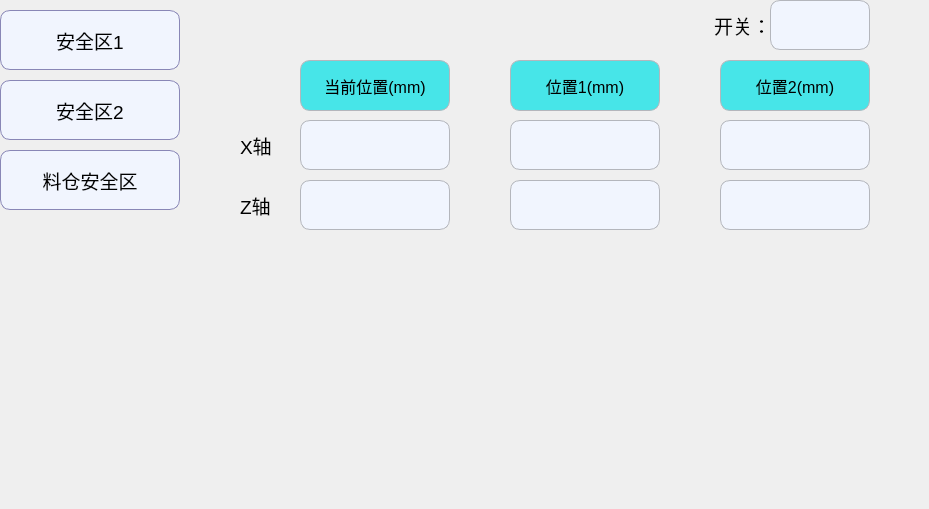
   <widget class="QWidget" name="page_2">
    <widget class="QPushButton" name="Btn_safeArea1">
     <property name="geometry">
      <rect>
       <x>0</x>
       <y>10</y>
       <width>180</width>
       <height>60</height>
      </rect>
     </property>
     <property name="minimumSize">
      <size>
       <width>180</width>
       <height>60</height>
      </size>
     </property>
     <property name="maximumSize">
      <size>
       <width>180</width>
       <height>60</height>
      </size>
     </property>
     <property name="font">
      <font>
       <pointsize>14</pointsize>
      </font>
     </property>
     <property name="styleSheet">
      <string notr="true">QPushButton
{
    background-color:#F1F5FE;
    border-style:solid; /*边框风格*/
    border-width:1px;/*边框宽度*/
    border-color:#8987B6; /*边框颜色*/
    border-radius:10px; /*边框倒角*/
}
QPushButton:pressed,QPushButton::checked
{
    border-style:outset; /*边框风格*/
    background-color:qlineargradient(x1: 0, y1: 0, x2: 0, y2: 1, stop:0 #00befa, stop: 1 #0160ea);/*背景色*/
    border-width:1px;/*边框宽度*/
    border-color:#0055ff; /*边框颜色*/
    border-radius:10px; /*边框倒角*/
}</string>
     </property>
     <property name="text">
      <string>安全区1</string>
     </property>
     <property name="iconSize">
      <size>
       <width>40</width>
       <height>40</height>
      </size>
     </property>
     <property name="checkable">
      <bool>true</bool>
     </property>
     <property name="autoExclusive">
      <bool>true</bool>
     </property>
    </widget>
    <widget class="QPushButton" name="Btn_safeArea2">
     <property name="geometry">
      <rect>
       <x>0</x>
       <y>80</y>
       <width>180</width>
       <height>60</height>
      </rect>
     </property>
     <property name="minimumSize">
      <size>
       <width>180</width>
       <height>60</height>
      </size>
     </property>
     <property name="maximumSize">
      <size>
       <width>180</width>
       <height>60</height>
      </size>
     </property>
     <property name="font">
      <font>
       <pointsize>14</pointsize>
      </font>
     </property>
     <property name="styleSheet">
      <string notr="true">QPushButton
{
    background-color:#F1F5FE;
    border-style:solid; /*边框风格*/
    border-width:1px;/*边框宽度*/
    border-color:#8987B6; /*边框颜色*/
    border-radius:10px; /*边框倒角*/
}
QPushButton:pressed,QPushButton::checked
{
    border-style:outset; /*边框风格*/
    background-color:qlineargradient(x1: 0, y1: 0, x2: 0, y2: 1, stop:0 #00befa, stop: 1 #0160ea);/*背景色*/
    border-width:1px;/*边框宽度*/
    border-color:#0055ff; /*边框颜色*/
    border-radius:10px; /*边框倒角*/
}</string>
     </property>
     <property name="text">
      <string>安全区2</string>
     </property>
     <property name="iconSize">
      <size>
       <width>40</width>
       <height>40</height>
      </size>
     </property>
     <property name="checkable">
      <bool>true</bool>
     </property>
     <property name="autoExclusive">
      <bool>true</bool>
     </property>
    </widget>
    <widget class="QPushButton" name="Btn_stockSafeArea">
     <property name="geometry">
      <rect>
       <x>0</x>
       <y>150</y>
       <width>180</width>
       <height>60</height>
      </rect>
     </property>
     <property name="minimumSize">
      <size>
       <width>180</width>
       <height>60</height>
      </size>
     </property>
     <property name="maximumSize">
      <size>
       <width>180</width>
       <height>60</height>
      </size>
     </property>
     <property name="font">
      <font>
       <pointsize>14</pointsize>
      </font>
     </property>
     <property name="styleSheet">
      <string notr="true">QPushButton
{
    background-color:#F1F5FE;
    border-style:solid; /*边框风格*/
    border-width:1px;/*边框宽度*/
    border-color:#8987B6; /*边框颜色*/
    border-radius:10px; /*边框倒角*/
}
QPushButton:pressed,QPushButton::checked
{
    border-style:outset; /*边框风格*/
    background-color:qlineargradient(x1: 0, y1: 0, x2: 0, y2: 1, stop:0 #00befa, stop: 1 #0160ea);/*背景色*/
    border-width:1px;/*边框宽度*/
    border-color:#0055ff; /*边框颜色*/
    border-radius:10px; /*边框倒角*/
}</string>
     </property>
     <property name="text">
      <string>料仓安全区</string>
     </property>
     <property name="iconSize">
      <size>
       <width>40</width>
       <height>40</height>
      </size>
     </property>
     <property name="checkable">
      <bool>true</bool>
     </property>
     <property name="autoExclusive">
      <bool>true</bool>
     </property>
    </widget>
    <widget class="QLineEdit" name="Edit_XPos1">
     <property name="geometry">
      <rect>
       <x>510</x>
       <y>120</y>
       <width>150</width>
       <height>50</height>
      </rect>
     </property>
     <property name="minimumSize">
      <size>
       <width>150</width>
       <height>50</height>
      </size>
     </property>
     <property name="maximumSize">
      <size>
       <width>150</width>
       <height>50</height>
      </size>
     </property>
     <property name="styleSheet">
      <string notr="true">QLineEdit
{
    background-color:#F1F5FE;
    border-style:solid; /*边框风格*/
    border-width:1px;/*边框宽度*/
    border-color:#B4B6BC; /*边框颜色*/
    border-radius:10px; /*边框倒角*/
}</string>
     </property>
    </widget>
    <widget class="QLabel" name="label_26">
     <property name="geometry">
      <rect>
       <x>720</x>
       <y>60</y>
       <width>150</width>
       <height>51</height>
      </rect>
     </property>
     <property name="minimumSize">
      <size>
       <width>150</width>
       <height>50</height>
      </size>
     </property>
     <property name="maximumSize">
      <size>
       <width>150</width>
       <height>80</height>
      </size>
     </property>
     <property name="font">
      <font>
       <pointsize>12</pointsize>
      </font>
     </property>
     <property name="styleSheet">
      <string notr="true">background-color:#47E5E8;
border-style:solid; /*边框风格*/
border-width:1px;/*边框宽度*/
border-color:#B4B6BC; /*边框颜色*/
border-radius:10px; /*边框倒角*/</string>
     </property>
     <property name="text">
      <string>位置2(mm)</string>
     </property>
     <property name="alignment">
      <set>Qt::AlignCenter</set>
     </property>
    </widget>
    <widget class="QLabel" name="label_27">
     <property name="geometry">
      <rect>
       <x>510</x>
       <y>60</y>
       <width>150</width>
       <height>51</height>
      </rect>
     </property>
     <property name="minimumSize">
      <size>
       <width>150</width>
       <height>50</height>
      </size>
     </property>
     <property name="maximumSize">
      <size>
       <width>150</width>
       <height>80</height>
      </size>
     </property>
     <property name="font">
      <font>
       <pointsize>12</pointsize>
      </font>
     </property>
     <property name="styleSheet">
      <string notr="true">background-color:#47E5E8;
border-style:solid; /*边框风格*/
border-width:1px;/*边框宽度*/
border-color:#B4B6BC; /*边框颜色*/
border-radius:10px; /*边框倒角*/</string>
     </property>
     <property name="text">
      <string>位置1(mm)</string>
     </property>
     <property name="alignment">
      <set>Qt::AlignCenter</set>
     </property>
    </widget>
    <widget class="QLineEdit" name="Edit_XPos2">
     <property name="geometry">
      <rect>
       <x>720</x>
       <y>120</y>
       <width>150</width>
       <height>50</height>
      </rect>
     </property>
     <property name="minimumSize">
      <size>
       <width>150</width>
       <height>50</height>
      </size>
     </property>
     <property name="maximumSize">
      <size>
       <width>150</width>
       <height>50</height>
      </size>
     </property>
     <property name="styleSheet">
      <string notr="true">QLineEdit
{
    background-color:#F1F5FE;
    border-style:solid; /*边框风格*/
    border-width:1px;/*边框宽度*/
    border-color:#B4B6BC; /*边框颜色*/
    border-radius:10px; /*边框倒角*/
}</string>
     </property>
    </widget>
    <widget class="QLabel" name="label_18">
     <property name="geometry">
      <rect>
       <x>240</x>
       <y>190</y>
       <width>51</width>
       <height>31</height>
      </rect>
     </property>
     <property name="font">
      <font>
       <pointsize>14</pointsize>
      </font>
     </property>
     <property name="text">
      <string>Z轴</string>
     </property>
    </widget>
    <widget class="QLabel" name="label_28">
     <property name="geometry">
      <rect>
       <x>300</x>
       <y>60</y>
       <width>150</width>
       <height>51</height>
      </rect>
     </property>
     <property name="minimumSize">
      <size>
       <width>150</width>
       <height>50</height>
      </size>
     </property>
     <property name="maximumSize">
      <size>
       <width>150</width>
       <height>80</height>
      </size>
     </property>
     <property name="font">
      <font>
       <pointsize>12</pointsize>
      </font>
     </property>
     <property name="styleSheet">
      <string notr="true">background-color:#47E5E8;
border-style:solid; /*边框风格*/
border-width:1px;/*边框宽度*/
border-color:#B4B6BC; /*边框颜色*/
border-radius:10px; /*边框倒角*/</string>
     </property>
     <property name="text">
      <string>当前位置(mm)</string>
     </property>
     <property name="alignment">
      <set>Qt::AlignCenter</set>
     </property>
    </widget>
    <widget class="QLabel" name="label_19">
     <property name="geometry">
      <rect>
       <x>240</x>
       <y>130</y>
       <width>51</width>
       <height>31</height>
      </rect>
     </property>
     <property name="font">
      <font>
       <pointsize>14</pointsize>
      </font>
     </property>
     <property name="text">
      <string>X轴</string>
     </property>
    </widget>
    <widget class="QLineEdit" name="Edit_ZPos2">
     <property name="geometry">
      <rect>
       <x>720</x>
       <y>180</y>
       <width>150</width>
       <height>50</height>
      </rect>
     </property>
     <property name="minimumSize">
      <size>
       <width>150</width>
       <height>50</height>
      </size>
     </property>
     <property name="maximumSize">
      <size>
       <width>150</width>
       <height>50</height>
      </size>
     </property>
     <property name="styleSheet">
      <string notr="true">QLineEdit
{
    background-color:#F1F5FE;
    border-style:solid; /*边框风格*/
    border-width:1px;/*边框宽度*/
    border-color:#B4B6BC; /*边框颜色*/
    border-radius:10px; /*边框倒角*/
}</string>
     </property>
    </widget>
    <widget class="QLabel" name="label_pix">
     <property name="geometry">
      <rect>
       <x>240</x>
       <y>250</y>
       <width>680</width>
       <height>250</height>
      </rect>
     </property>
     <property name="minimumSize">
      <size>
       <width>680</width>
       <height>250</height>
      </size>
     </property>
     <property name="maximumSize">
      <size>
       <width>680</width>
       <height>250</height>
      </size>
     </property>
     <property name="font">
      <font>
       <pointsize>18</pointsize>
      </font>
     </property>
     <property name="text">
      <string/>
     </property>
     <property name="pixmap">
      <pixmap resource="../resource.qrc">:/SetPage/setpage_images/pic1.png</pixmap>
     </property>
    </widget>
    <widget class="QLabel" name="label">
     <property name="geometry">
      <rect>
       <x>690</x>
       <y>0</y>
       <width>81</width>
       <height>51</height>
      </rect>
     </property>
     <property name="font">
      <font>
       <pointsize>14</pointsize>
      </font>
     </property>
     <property name="text">
      <string>开关：</string>
     </property>
     <property name="alignment">
      <set>Qt::AlignRight|Qt::AlignTrailing|Qt::AlignVCenter</set>
     </property>
    </widget>
    <widget class="QLabel" name="label_XcurPos">
     <property name="geometry">
      <rect>
       <x>300</x>
       <y>120</y>
       <width>150</width>
       <height>50</height>
      </rect>
     </property>
     <property name="minimumSize">
      <size>
       <width>150</width>
       <height>50</height>
      </size>
     </property>
     <property name="maximumSize">
      <size>
       <width>150</width>
       <height>50</height>
      </size>
     </property>
     <property name="font">
      <font>
       <pointsize>12</pointsize>
      </font>
     </property>
     <property name="styleSheet">
      <string notr="true">background-color:#F1F5FE;
border-style:solid; /*边框风格*/
border-width:1px;/*边框宽度*/
border-color:#B4B6BC; /*边框颜色*/
border-radius:10px; /*边框倒角*/</string>
     </property>
     <property name="text">
      <string/>
     </property>
     <property name="alignment">
      <set>Qt::AlignCenter</set>
     </property>
    </widget>
    <widget class="QPushButton" name="Btn_on_off">
     <property name="geometry">
      <rect>
       <x>770</x>
       <y>0</y>
       <width>100</width>
       <height>50</height>
      </rect>
     </property>
     <property name="minimumSize">
      <size>
       <width>100</width>
       <height>50</height>
      </size>
     </property>
     <property name="maximumSize">
      <size>
       <width>100</width>
       <height>50</height>
      </size>
     </property>
     <property name="font">
      <font>
       <pointsize>12</pointsize>
      </font>
     </property>
     <property name="styleSheet">
      <string notr="true">QPushButton
{
    background-color:#F1F5FE;
    border-style:solid; /*边框风格*/
    border-width:1px;/*边框宽度*/
    border-color:#B4B6BC; /*边框颜色*/
    border-radius:10px; /*边框倒角*/
}
QPushButton:pressed
{
    border-style:outset; /*边框风格*/
    background-color:qlineargradient(x1: 0, y1: 0, x2: 0, y2: 1, stop:0 #00befa, stop: 1 #0160ea);/*背景色*/
    border-width:1px;/*边框宽度*/
    border-color:#0055ff; /*边框颜色*/
    border-radius:10px; /*边框倒角*/
}</string>
     </property>
     <property name="text">
      <string/>
     </property>
     <property name="iconSize">
      <size>
       <width>40</width>
       <height>40</height>
      </size>
     </property>
    </widget>
    <widget class="QLabel" name="label_ZcurPos">
     <property name="geometry">
      <rect>
       <x>300</x>
       <y>180</y>
       <width>150</width>
       <height>50</height>
      </rect>
     </property>
     <property name="minimumSize">
      <size>
       <width>150</width>
       <height>50</height>
      </size>
     </property>
     <property name="maximumSize">
      <size>
       <width>150</width>
       <height>50</height>
      </size>
     </property>
     <property name="font">
      <font>
       <pointsize>12</pointsize>
      </font>
     </property>
     <property name="styleSheet">
      <string notr="true">background-color:#F1F5FE;
border-style:solid; /*边框风格*/
border-width:1px;/*边框宽度*/
border-color:#B4B6BC; /*边框颜色*/
border-radius:10px; /*边框倒角*/</string>
     </property>
     <property name="text">
      <string/>
     </property>
     <property name="alignment">
      <set>Qt::AlignCenter</set>
     </property>
    </widget>
    <widget class="QLineEdit" name="Edit_ZPos1">
     <property name="geometry">
      <rect>
       <x>510</x>
       <y>180</y>
       <width>150</width>
       <height>50</height>
      </rect>
     </property>
     <property name="minimumSize">
      <size>
       <width>150</width>
       <height>50</height>
      </size>
     </property>
     <property name="maximumSize">
      <size>
       <width>150</width>
       <height>50</height>
      </size>
     </property>
     <property name="styleSheet">
      <string notr="true">QLineEdit
{
    background-color:#F1F5FE;
    border-style:solid; /*边框风格*/
    border-width:1px;/*边框宽度*/
    border-color:#B4B6BC; /*边框颜色*/
    border-radius:10px; /*边框倒角*/
}</string>
     </property>
    </widget>
   </widget>
